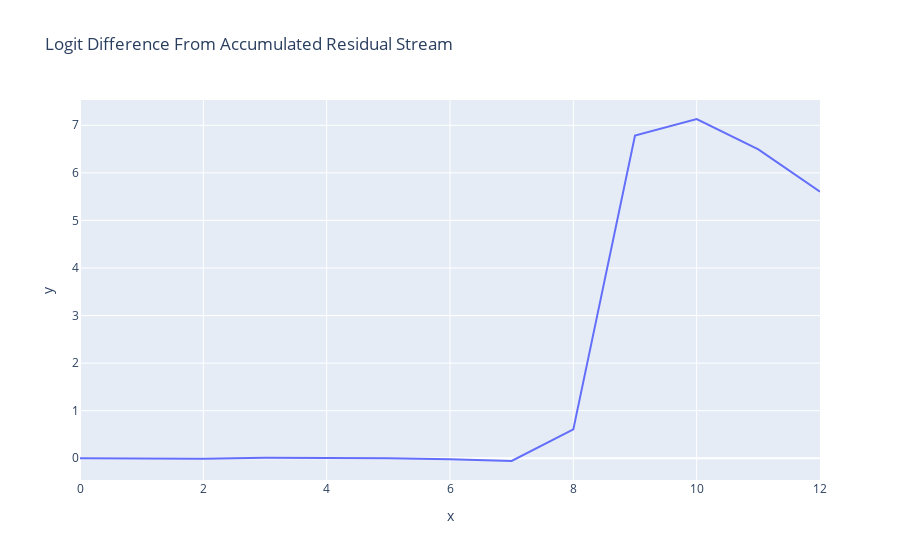

Notebook code cell kept with this figure:
### Markdown cell above
### Logit Lens

### Code cell
from circuit_utils import residual_stack_to_logit_diff

accumulated_residual, labels = clean_cache.accumulated_resid(layer=-1, incl_mid=False, pos_slice=-1, return_labels=True)
logit_lens_logit_diffs = residual_stack_to_logit_diff(accumulated_residual, logit_diff_directions, prompts, clean_cache)
line(logit_lens_logit_diffs, x=np.arange(model.cfg.n_layers+1), hover_name=labels, title="Logit Difference From Accumulated Residual Stream")

### Figure 1 — Plotly figure (JSON) as saved in the notebook; plotly's stock layout.template omitted (floating-point values rounded to 4 significant figures)
{"data": [{"hovertemplate": "x=%{x}<br>y=%{y}<extra></extra>", "legendgroup": "", "line": {"color": "#636efa", "dash": "solid"}, "marker": {"symbol": "circle"}, "mode": "lines", "name": "", "orientation": "v", "showlegend": false, "type": "scatter", "x": [0, 1, 2, 3, 4, 5, 6, 7, 8, 9, 10, 11, 12], "xaxis": "x", "y": [-0.0005958, -0.008965, -0.01325, 0.008509, 0.002661, 0.001752, -0.02084, -0.05838, 0.6062, 6.782, 7.132, 6.495, 5.603], "yaxis": "y"}], "layout": {"legend": {"tracegroupgap": 0}, "title": {"text": "Logit Difference From Accumulated Residual Stream"}, "xaxis": {"anchor": "y", "domain": [0, 1], "title": {"text": "x"}}, "yaxis": {"anchor": "x", "domain": [0, 1], "title": {"text": "y"}}}}
